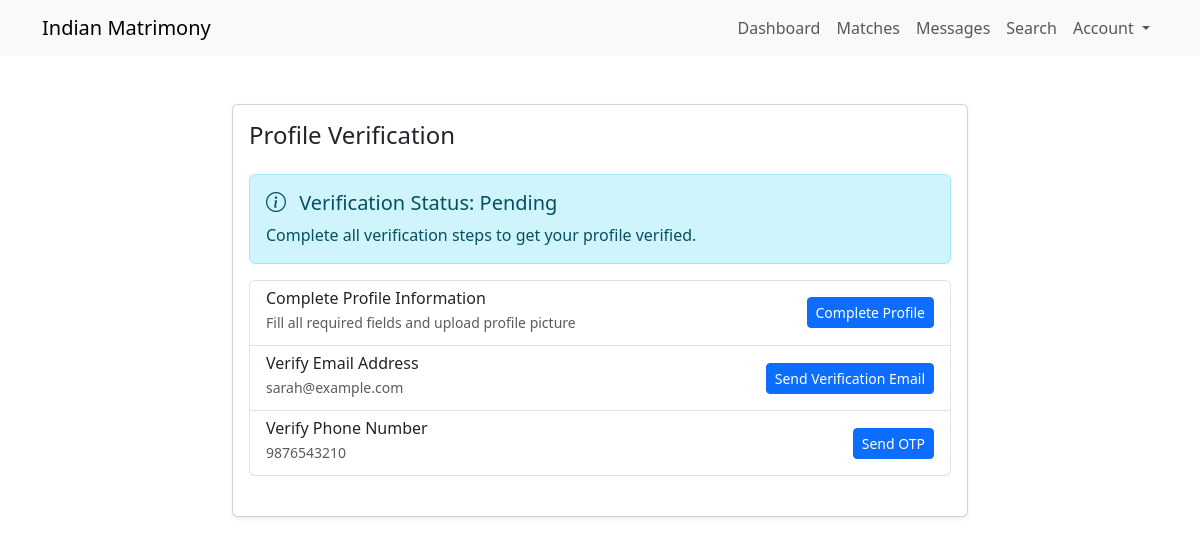
The page /verification.php (signed in) on the database its author committed.
### tables this page shows
CREATE TABLE profiles (
    id INT PRIMARY KEY AUTO_INCREMENT,
    user_id INT NOT NULL,
    first_name VARCHAR(50),
    last_name VARCHAR(50),
    gender ENUM('Male', 'Female'),
    dob DATE,
    religion VARCHAR(50),
    caste VARCHAR(50),
    occupation VARCHAR(100),
    income VARCHAR(50),
    education VARCHAR(100),
    marital_status ENUM('Never Married', 'Divorced', 'Widowed'),
    height DECIMAL(5,2),
    about_me TEXT,
    city VARCHAR(50),
    state VARCHAR(50),
    country VARCHAR(50) DEFAULT 'India',
    profile_pic VARCHAR(255),
    created_at TIMESTAMP DEFAULT CURRENT_TIMESTAMP,
    updated_at TIMESTAMP DEFAULT CURRENT_TIMESTAMP ON UPDATE CURRENT_TIMESTAMP,
    CONSTRAINT fk_user_profile FOREIGN KEY (user_id) REFERENCES users(id) ON DELETE CASCADE
);

CREATE TABLE users (
    id INT PRIMARY KEY AUTO_INCREMENT,
    email VARCHAR(255) UNIQUE NOT NULL,
    phone VARCHAR(15) UNIQUE NOT NULL,
    password VARCHAR(255) NOT NULL,
    is_verified BOOLEAN DEFAULT FALSE,
    is_premium BOOLEAN DEFAULT FALSE,
    show_profile BOOLEAN DEFAULT TRUE,
    show_contact BOOLEAN DEFAULT FALSE,
    show_photos BOOLEAN DEFAULT TRUE,
    email_matches BOOLEAN DEFAULT TRUE,
    email_messages BOOLEAN DEFAULT TRUE,
    email_interests BOOLEAN DEFAULT TRUE,
    created_at TIMESTAMP DEFAULT CURRENT_TIMESTAMP,
    updated_at TIMESTAMP DEFAULT CURRENT_TIMESTAMP ON UPDATE CURRENT_TIMESTAMP,
    email_verified BOOLEAN DEFAULT FALSE,
    phone_verified BOOLEAN DEFAULT FALSE,
    verification_status ENUM('pending', 'in_progress', 'verified', 'rejected') DEFAULT 'pending',
    verification_notes TEXT,
    email_verification_token VARCHAR(255),
    phone_verification_code VARCHAR(6),
    phone_code_expiry DATETIME,
    email_verification_expiry DATETIME,
    phone_verification_attempts INT DEFAULT 0
);

### verification.php (the view, shortened to what this page needs)
<?php
$conn = connectDB();
$user_id = $_SESSION['user_id'];
$stmt = mysqli_prepare($conn, "
    SELECT
        u.*,
        p.*,
        CASE
            WHEN p.profile_pic IS NOT NULL
            AND p.first_name IS NOT NULL
            AND p.last_name IS NOT NULL
            AND p.dob IS NOT NULL
            AND p.gender IS NOT NULL
            AND p.marital_status IS NOT NULL
            AND p.religion IS NOT NULL
            AND p.occupation IS NOT NULL
            AND p.education IS NOT NULL
            AND p.city IS NOT NULL
            AND p.state IS NOT NULL
            THEN TRUE
            ELSE FALSE
        END as profile_complete
    FROM users u
    LEFT JOIN profiles p ON u.id = p.user_id
    WHERE u.id = ?
");
mysqli_stmt_bind_param($stmt, "i", $user_id);
mysqli_stmt_execute($stmt);
$result = mysqli_stmt_get_result($stmt);
$user = mysqli_fetch_assoc($result);
$user['verification_status'] = $user['verification_status'] ?? 'pending';
$user['email_verified'] = $user['email_verified'] ?? 0;
$user['phone_verified'] = $user['phone_verified'] ?? 0;
$user['profile_complete'] = $user['profile_complete'] ?? 0;
$user['first_name'] = $user['first_name'] ?? '';
$user['email'] = $user['email'] ?? '';
$user['phone'] = $user['phone'] ?? '';
$user['verification_notes'] = $user['verification_notes'] ?? '';
$user['phone_verification_code'] = $user['phone_verification_code'] ?? null;
$user['phone_code_expiry'] = $user['phone_code_expiry'] ?? null;
?>
<!DOCTYPE html>
<html lang="en">
<head>
    <link href="https://cdn.jsdelivr.net/npm/bootstrap@5.3.0/dist/css/bootstrap.min.css" rel="stylesheet">
    <link rel="stylesheet" href="https://cdn.jsdelivr.net/npm/bootstrap-icons@1.7.2/font/bootstrap-icons.css">
</head>
<body>
    <?php include 'includes/header.php'; ?>
    <div class="container py-5">
        <div class="row justify-content-center">
            <div class="col-md-8">
                <div class="card shadow-sm">
                    <div class="card-body">
                        <h4 class="card-title mb-4">Profile Verification</h4>
                        <div class="alert <?php echo ($user['verification_status'] === 'verified') ? 'alert-success' : 'alert-info'; ?>">
                            <h5 class="alert-heading">
                                <i class="bi bi-info-circle me-2"></i>
                                Verification Status: <?php echo ucfirst($user['verification_status']); ?>
                            </h5>
                            <?php if ($user['verification_status'] === 'pending'): ?>
                                <p class="mb-0">Complete all verification steps to get your profile verified.</p>
                            <?php elseif ($user['verification_status'] === 'in_progress'): ?>
                                <p class="mb-0">Your verification request is being reviewed by our team.</p>
                            <?php elseif ($user['verification_status'] === 'verified'): ?>
                                <p class="mb-0">Your profile is verified! You can now enjoy all features.</p>
                            <?php elseif ($user['verification_status'] === 'rejected'): ?>
                                <p class="mb-0">Your verification was rejected. Please check admin notes and try again.</p>
                            <?php endif; ?>
                        </div>
                        <div class="list-group mb-4">
                            <div class="list-group-item">
                                <div class="d-flex w-100 justify-content-between align-items-center">
                                    <div>
                                        <h6 class="mb-1">Complete Profile Information</h6>
                                        <p class="mb-1 small text-muted">Fill all required fields and upload profile picture</p>
                                    </div>
                                    <?php if ($user['profile_complete']): ?>
                                        <span class="badge bg-success"><i class="bi bi-check-lg"></i> Complete</span>
                                    <?php else: ?>
                                        <a href="edit-profile.php" class="btn btn-primary btn-sm">Complete Profile</a>
                                    <?php endif; ?>
                                </div>
                            </div>
                            <div class="list-group-item">
                                <div class="d-flex w-100 justify-content-between align-items-center">
                                    <div>
                                        <h6 class="mb-1">Verify Email Address</h6>
                                        <p class="mb-1 small text-muted"><?php echo htmlspecialchars($user['email']); ?></p>
                                    </div>
                                    <?php if ($user['email_verified']): ?>
                                        <span class="badge bg-success"><i class="bi bi-check-lg"></i> Verified</span>
                                    <?php else: ?>
                                        <form method="post" class="d-inline">
                                            <button type="submit" name="verify_email" class="btn btn-primary btn-sm">
                                                Send Verification Email
                                            </button>
                                        </form>
                                    <?php endif; ?>
                                </div>
                            </div>
                            <div class="list-group-item">
                                <div class="d-flex w-100 justify-content-between align-items-center">
                                    <div>
                                        <h6 class="mb-1">Verify Phone Number</h6>
                                        <p class="mb-1 small text-muted"><?php echo htmlspecialchars($user['phone']); ?></p>
                                    </div>
                                    <?php if ($user['phone_verified']): ?>
                                        <span class="badge bg-success"><i class="bi bi-check-lg"></i> Verified</span>
                                    <?php else: ?>
                                        <form method="post" class="d-inline">
                                            <?php if (isset($user['phone_verification_code'])): ?>
                                                <div class="input-group">
                                                    <input type="text" name="phone_code" class="form-control form-control-sm"
                                                           placeholder="Enter OTP" required>
                                                    <button type="submit" name="verify_phone_code" class="btn btn-primary btn-sm">
                                                        Verify
                                                    </button>
                                                </div>
                                            <?php else: ?>
                                                <button type="submit" name="verify_phone" class="btn btn-primary btn-sm">
                                                    Send OTP
                                                </button>
                                            <?php endif; ?>
                                        </form>
                                    <?php endif; ?>
                                </div>
                            </div>
                        </div>
                    </div>
                </div>
            </div>
        </div>
    </div>
</body>
</html>

### rows shown on the page
profiles: user.verification_status "Pending", user.email "sarah@example.com", user.phone "9876543210"
